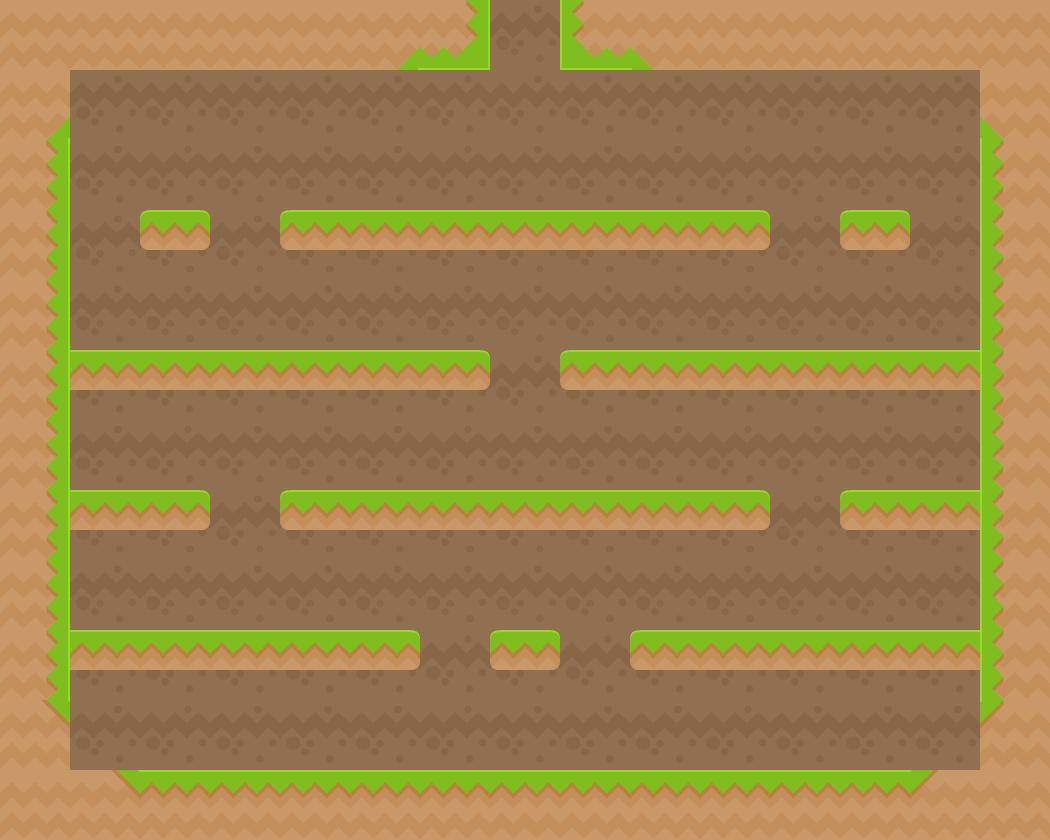

This game map was drawn from its Tiled (.tmx) file and the tilesets committed beside it. A one-line description and the trimmed map source follow:
An orthogonal 15x12 tile map with 70x70 px tiles, 2 tile layers (background, foreground) and 1 object (Player).

<map version="1.0" orientation="orthogonal" renderorder="right-down" width="15" height="12" tilewidth="70" tileheight="70">
 <tileset firstgid="1" name="tileset" tilewidth="70" tileheight="70">
  <image source="tileset.png" width="840" height="490" />
 </tileset>
 <layer name="background" width="15" height="12">
  <data>[180 cells, 180 non-empty, 1 distinct tile ids]</data>
 </layer>
 <layer name="foreground" width="15" height="12">
  <data>[180 cells, 92 non-empty, 15 distinct tile ids]</data>
 </layer>
 <objectgroup name="objects">
  <object name="Player" type="Player" x="490" y="0" width="70" height="70" />
 </objectgroup>
</map>
